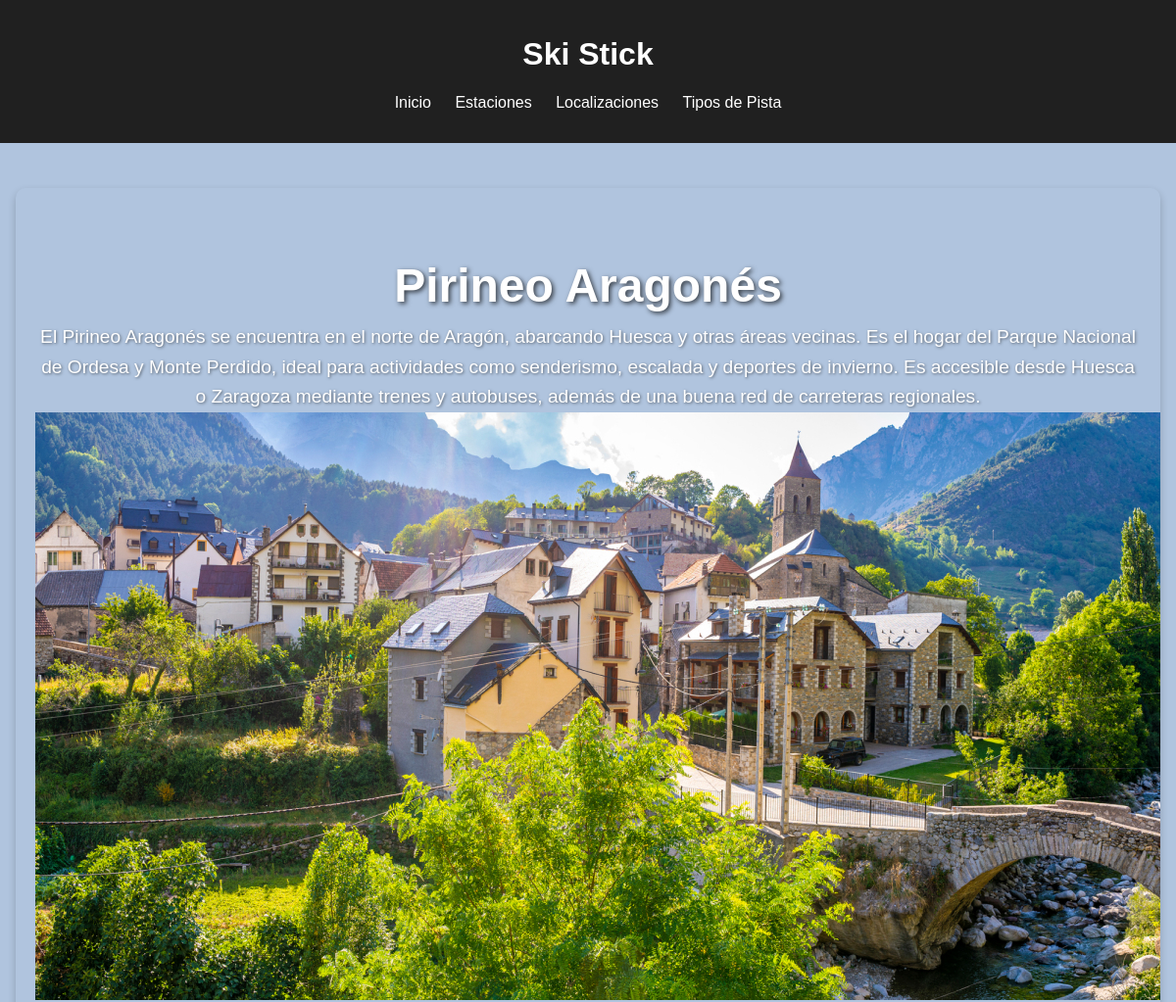
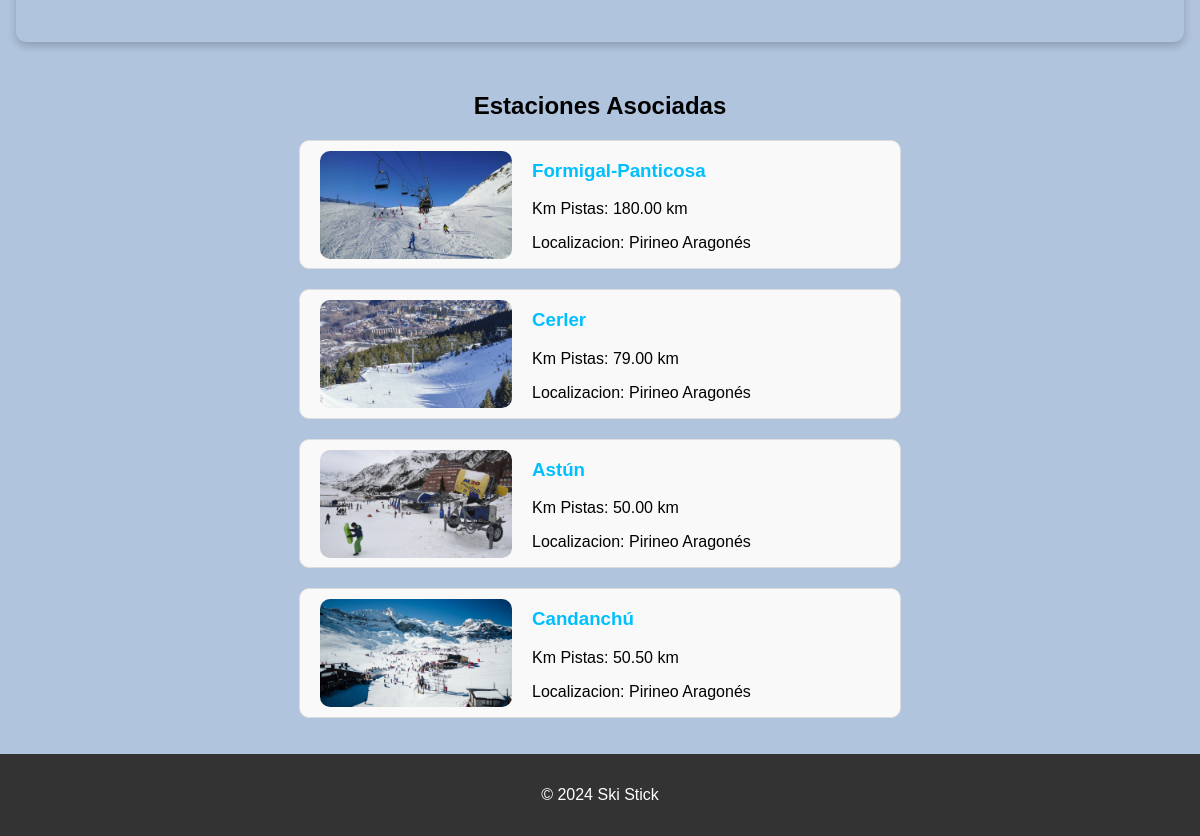
Screenshot of /localizacion/3/ with the database file from the repository (2 pictures, top to bottom).
### appSkiStick/models.py (models this page shows, shortened)
class Localizacion(models.Model):
    nombre = models.CharField(max_length=100, unique=True)
    descripcion = models.TextField(blank=True, null=True)
    latitud = models.FloatField(null=True, blank=True)
    longitud = models.FloatField(null=True, blank=True)
    imagen = models.ImageField(upload_to='localizacion/', blank=True, null=True, verbose_name='imagen_localizacion')

class Estacion(models.Model):
    nombre = models.CharField(max_length=100)
    localizacion = models.ForeignKey(Localizacion, on_delete=models.CASCADE, related_name="estaciones")
    km_pistas = models.DecimalField(max_digits=5, decimal_places=2, help_text="Longitud total esquiable en kilómetros")
    descripcion = models.TextField(blank=True, null=True)
    tipos_pista = models.ManyToManyField(TipoDePista, through='EstacionTipoDePista', related_name="estaciones")
    imagen = models.ImageField(upload_to='estaciones/', blank=True, null=True, verbose_name='imagen')
    imagen_plano = models.ImageField(upload_to='estaciones/', blank=True, null=True, verbose_name='imagen_plano')

### appSkiStick/views.py (the view)
# urls.py: path('localizacion/<int:pk>/', LocalizacionDetailView.as_view(), name='localizacion_detail'),
class LocalizacionDetailView(DetailView):
   model = Localizacion
   template_name = "localizacion_detail.html"
   context_object_name = "localizacion"
   def get_context_data(self, **kwargs):
        context = super().get_context_data(**kwargs)
        context['estaciones'] = self.object.estaciones.all()
        return context

### appSkiStick/templates/localizacion_detail.html
{% extends "base.html" %}
{% load static %}
{% block content %}
<div class="localizacion-header">
    <h1>{{ localizacion.nombre }}</h1>
    <p>{{ localizacion.descripcion }}</p>
    {% if localizacion.imagen %}
    <img src="{{ localizacion.imagen.url }}" alt="{{ localizacion.nombre }}" class="localizacion-image">
    {% endif %}
</div>
<div class="estaciones-lista">
    <h2>Estaciones Asociadas</h2>
    {% for estacion in estaciones %}
    <div class="estacion-item">
        {% if estacion.imagen %}
        <img src="{{ estacion.imagen.url }}" alt="{{ estacion.nombre }}" class="estacion-imagen">
        {% endif %}
        <div class="estacion-info">
            <h3><a href="{% url 'estacion_detail' estacion.pk %}">{{ estacion.nombre }}</a></h3>
            <p>Km Pistas: {{ estacion.km_pistas }} km</p>
            <p>Localizacion: {{ estacion.localizacion.nombre }}</p>
        </div>
    </div>
    {% empty %}
    <p>No hay estaciones asociadas a esta localizacion.</p>
    {% endfor %}
</div>
{% endblock %}

### appSkiStick/static/css/styles.css (style rules this page uses)
html, body { height: 100%; margin: 0; padding: 0; overflow-y: auto; }
body { font-family: Arial, sans-serif; margin: 0; padding: 0; background-color: lightsteelblue; }
.estaciones-lista { display: flex; flex-direction: column; align-items: center; }
.estacion-item { display: flex; flex-direction: row; align-items: center; border: 1px solid #ddd; border-radius: 10px; background-color: #f9f9f9; margin-bottom: 20px; width: 50vw; }
.estacion-item img { border-radius: 10px; }
.estacion-imagen { height: 108px; width: 192px; border-radius: 10px; margin: 0px 20px; }
.estacion-info a { color: deepskyblue; text-decoration: none; }
.localizacion-header { position: relative; text-align: center; color: white; padding: 40px 20px; margin: 30px auto; border-radius: 10px; overflow: hidden; box-shadow: 0px 4px 8px rgba(0, 0, 0, 0.2); }
.localizacion-header::before { content: ''; position: absolute; top: 0; left: 0; width: 100%; height: 100%; background-size: cover; background-position: center; opacity: 0.8; z-index: -1; }
.localizacion-header h1 { font-size: 3em; font-weight: bold; margin-bottom: 10px; text-shadow: 2px 2px 5px rgba(0, 0, 0, 0.7); }
.localizacion-header p { font-size: 1.2em; line-height: 1.6; margin: 0; text-shadow: 1px 1px 3px rgba(0, 0, 0, 0.5); }

### rows the page displays
Localizacion: nombre "Pirineo Aragonés", descripcion "El Pirineo Aragonés se encuentra en el norte de Aragón, abarcando Huesca y otras áreas vecinas. Es el hogar del Parque Nacional de Ordesa y Monte Perdido, ideal para actividades como senderismo, escalada y deportes de invierno. Es accesible desde Huesca o Zaragoza mediante trenes y autobuses, además de una buena red de carreteras regionales.", imagen (picture)
Estacion: imagen (picture), nombre "Formigal-Panticosa", km_pistas "180.00", localizacion.nombre "Pirineo Aragonés"
Estacion: imagen (picture), nombre "Cerler", km_pistas "79.00", localizacion.nombre "Pirineo Aragonés"
Estacion: imagen (picture), nombre "Astún", km_pistas "50.00", localizacion.nombre "Pirineo Aragonés"
Estacion: imagen (picture), nombre "Candanchú", km_pistas "50.50", localizacion.nombre "Pirineo Aragonés"
